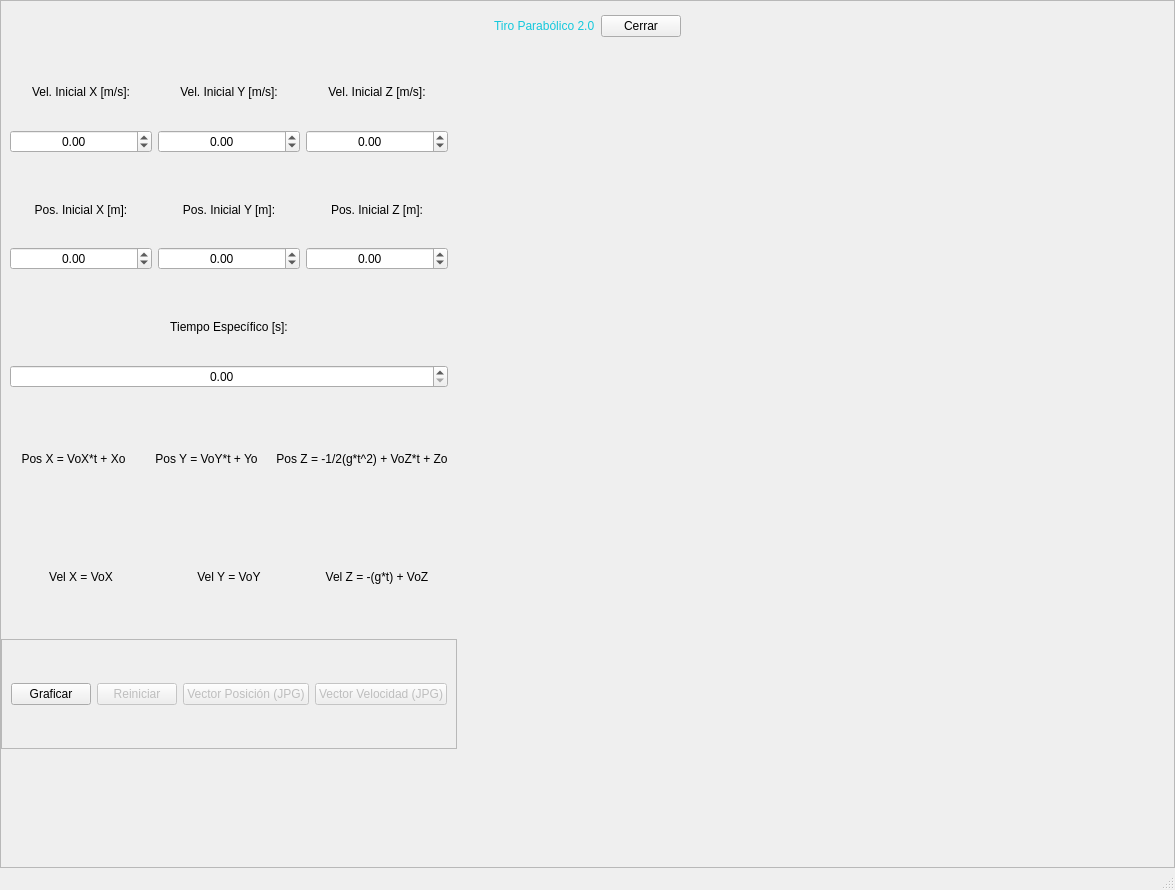
<?xml version="1.0" encoding="UTF-8"?>
<ui version="4.0">
 <class>MainWindow</class>
 <widget class="QMainWindow" name="MainWindow">
  <property name="geometry">
   <rect>
    <x>0</x>
    <y>0</y>
    <width>1175</width>
    <height>890</height>
   </rect>
  </property>
  <property name="windowTitle">
   <string>MainWindow</string>
  </property>
  <widget class="QWidget" name="centralwidget">
   <layout class="QHBoxLayout" name="horizontalLayout">
    <property name="spacing">
     <number>0</number>
    </property>
    <property name="leftMargin">
     <number>0</number>
    </property>
    <property name="topMargin">
     <number>0</number>
    </property>
    <property name="rightMargin">
     <number>0</number>
    </property>
    <property name="bottomMargin">
     <number>0</number>
    </property>
    <item>
     <widget class="QFrame" name="frame">
      <property name="frameShape">
       <enum>QFrame::StyledPanel</enum>
      </property>
      <property name="frameShadow">
       <enum>QFrame::Raised</enum>
      </property>
      <layout class="QVBoxLayout" name="verticalLayout" stretch="1,8">
       <property name="spacing">
        <number>0</number>
       </property>
       <property name="leftMargin">
        <number>0</number>
       </property>
       <property name="topMargin">
        <number>0</number>
       </property>
       <property name="rightMargin">
        <number>0</number>
       </property>
       <property name="bottomMargin">
        <number>0</number>
       </property>
       <item>
        <widget class="QWidget" name="widget" native="true">
         <property name="minimumSize">
          <size>
           <width>0</width>
           <height>0</height>
          </size>
         </property>
         <property name="maximumSize">
          <size>
           <width>16777215</width>
           <height>50</height>
          </size>
         </property>
         <property name="styleSheet">
          <string notr="true">QLabel{
font: 87 12pt &quot;Arial Black&quot;;
color: rgb(20, 200,220);
}</string>
         </property>
         <layout class="QHBoxLayout" name="horizontalLayout_2" stretch="0,0,0,0">
          <item>
           <spacer name="horizontalSpacer">
            <property name="orientation">
             <enum>Qt::Horizontal</enum>
            </property>
            <property name="sizeHint" stdset="0">
             <size>
              <width>405</width>
              <height>20</height>
             </size>
            </property>
           </spacer>
          </item>
          <item>
           <widget class="QLabel" name="label">
            <property name="text">
             <string>Tiro Parabólico 2.0</string>
            </property>
           </widget>
          </item>
          <item>
           <widget class="QPushButton" name="button_cerrar">
            <property name="styleSheet">
             <string notr="true">font: 10pt &quot;MS Shell Dlg 2&quot;;</string>
            </property>
            <property name="text">
             <string>Cerrar</string>
            </property>
           </widget>
          </item>
          <item>
           <spacer name="horizontalSpacer_2">
            <property name="orientation">
             <enum>Qt::Horizontal</enum>
            </property>
            <property name="sizeHint" stdset="0">
             <size>
              <width>405</width>
              <height>20</height>
             </size>
            </property>
           </spacer>
          </item>
         </layout>
        </widget>
       </item>
       <item>
        <widget class="QWidget" name="widget_2" native="true">
         <layout class="QHBoxLayout" name="horizontalLayout_3" stretch="3,5">
          <property name="spacing">
           <number>0</number>
          </property>
          <property name="leftMargin">
           <number>0</number>
          </property>
          <property name="topMargin">
           <number>0</number>
          </property>
          <property name="rightMargin">
           <number>0</number>
          </property>
          <property name="bottomMargin">
           <number>0</number>
          </property>
          <item>
           <widget class="QWidget" name="widget_3" native="true">
            <layout class="QVBoxLayout" name="verticalLayout_2">
             <property name="spacing">
              <number>7</number>
             </property>
             <property name="leftMargin">
              <number>0</number>
             </property>
             <property name="topMargin">
              <number>0</number>
             </property>
             <property name="rightMargin">
              <number>0</number>
             </property>
             <property name="bottomMargin">
              <number>0</number>
             </property>
             <item>
              <widget class="QWidget" name="widget_6" native="true">
               <property name="styleSheet">
                <string notr="true">font: 10pt &quot;MS Shell Dlg 2&quot;;</string>
               </property>
               <layout class="QGridLayout" name="gridLayout">
                <item row="3" column="0">
                 <widget class="QLabel" name="label_2">
                  <property name="text">
                   <string>Vel. Inicial X [m/s]:</string>
                  </property>
                  <property name="alignment">
                   <set>Qt::AlignCenter</set>
                  </property>
                 </widget>
                </item>
                <item row="4" column="1">
                 <widget class="QDoubleSpinBox" name="sbox_velY">
                  <property name="enabled">
                   <bool>true</bool>
                  </property>
                  <property name="alignment">
                   <set>Qt::AlignCenter</set>
                  </property>
                  <property name="minimum">
                   <double>-100000.000000000000000</double>
                  </property>
                  <property name="maximum">
                   <double>100000.000000000000000</double>
                  </property>
                  <property name="singleStep">
                   <double>1.000000000000000</double>
                  </property>
                 </widget>
                </item>
                <item row="3" column="1">
                 <widget class="QLabel" name="label_3">
                  <property name="text">
                   <string>Vel. Inicial Y [m/s]:</string>
                  </property>
                  <property name="alignment">
                   <set>Qt::AlignCenter</set>
                  </property>
                 </widget>
                </item>
                <item row="4" column="0">
                 <widget class="QDoubleSpinBox" name="sbox_velX">
                  <property name="enabled">
                   <bool>true</bool>
                  </property>
                  <property name="alignment">
                   <set>Qt::AlignCenter</set>
                  </property>
                  <property name="minimum">
                   <double>-100000.000000000000000</double>
                  </property>
                  <property name="maximum">
                   <double>100000.000000000000000</double>
                  </property>
                  <property name="singleStep">
                   <double>1.000000000000000</double>
                  </property>
                 </widget>
                </item>
                <item row="4" column="2">
                 <widget class="QDoubleSpinBox" name="sbox_velZ">
                  <property name="enabled">
                   <bool>true</bool>
                  </property>
                  <property name="alignment">
                   <set>Qt::AlignCenter</set>
                  </property>
                  <property name="minimum">
                   <double>-100000.000000000000000</double>
                  </property>
                  <property name="maximum">
                   <double>100000.000000000000000</double>
                  </property>
                  <property name="singleStep">
                   <double>1.000000000000000</double>
                  </property>
                 </widget>
                </item>
                <item row="3" column="2">
                 <widget class="QLabel" name="label_4">
                  <property name="text">
                   <string>Vel. Inicial Z [m/s]:</string>
                  </property>
                  <property name="alignment">
                   <set>Qt::AlignCenter</set>
                  </property>
                 </widget>
                </item>
               </layout>
              </widget>
             </item>
             <item>
              <widget class="QWidget" name="widget_7" native="true">
               <property name="styleSheet">
                <string notr="true">font: 10pt &quot;MS Shell Dlg 2&quot;;</string>
               </property>
               <layout class="QGridLayout" name="gridLayout_2">
                <item row="3" column="0">
                 <widget class="QDoubleSpinBox" name="sbox_posX">
                  <property name="enabled">
                   <bool>true</bool>
                  </property>
                  <property name="alignment">
                   <set>Qt::AlignCenter</set>
                  </property>
                  <property name="minimum">
                   <double>-100000.000000000000000</double>
                  </property>
                  <property name="maximum">
                   <double>100000.000000000000000</double>
                  </property>
                  <property name="singleStep">
                   <double>1.000000000000000</double>
                  </property>
                 </widget>
                </item>
                <item row="2" column="0">
                 <widget class="QLabel" name="label_5">
                  <property name="text">
                   <string>Pos. Inicial X [m]:</string>
                  </property>
                  <property name="alignment">
                   <set>Qt::AlignCenter</set>
                  </property>
                 </widget>
                </item>
                <item row="3" column="2">
                 <widget class="QDoubleSpinBox" name="sbox_posZ">
                  <property name="enabled">
                   <bool>true</bool>
                  </property>
                  <property name="alignment">
                   <set>Qt::AlignCenter</set>
                  </property>
                  <property name="minimum">
                   <double>-100000.000000000000000</double>
                  </property>
                  <property name="maximum">
                   <double>100000.000000000000000</double>
                  </property>
                  <property name="singleStep">
                   <double>1.000000000000000</double>
                  </property>
                 </widget>
                </item>
                <item row="3" column="1">
                 <widget class="QDoubleSpinBox" name="sbox_posY">
                  <property name="enabled">
                   <bool>true</bool>
                  </property>
                  <property name="alignment">
                   <set>Qt::AlignCenter</set>
                  </property>
                  <property name="minimum">
                   <double>-100000.000000000000000</double>
                  </property>
                  <property name="maximum">
                   <double>100000.000000000000000</double>
                  </property>
                  <property name="singleStep">
                   <double>1.000000000000000</double>
                  </property>
                 </widget>
                </item>
                <item row="2" column="1">
                 <widget class="QLabel" name="label_6">
                  <property name="text">
                   <string>Pos. Inicial Y [m]:</string>
                  </property>
                  <property name="alignment">
                   <set>Qt::AlignCenter</set>
                  </property>
                 </widget>
                </item>
                <item row="2" column="2">
                 <widget class="QLabel" name="label_7">
                  <property name="text">
                   <string>Pos. Inicial Z [m]:</string>
                  </property>
                  <property name="alignment">
                   <set>Qt::AlignCenter</set>
                  </property>
                 </widget>
                </item>
               </layout>
              </widget>
             </item>
             <item>
              <widget class="QWidget" name="widget_8" native="true">
               <property name="styleSheet">
                <string notr="true">font: 10pt &quot;MS Shell Dlg 2&quot;;</string>
               </property>
               <layout class="QVBoxLayout" name="verticalLayout_3">
                <item>
                 <widget class="QLabel" name="label_8">
                  <property name="text">
                   <string>Tiempo Específico [s]:</string>
                  </property>
                  <property name="alignment">
                   <set>Qt::AlignCenter</set>
                  </property>
                 </widget>
                </item>
                <item>
                 <widget class="QDoubleSpinBox" name="sbox_tiempo">
                  <property name="enabled">
                   <bool>true</bool>
                  </property>
                  <property name="alignment">
                   <set>Qt::AlignCenter</set>
                  </property>
                  <property name="maximum">
                   <double>1000000.000000000000000</double>
                  </property>
                  <property name="singleStep">
                   <double>0.100000000000000</double>
                  </property>
                 </widget>
                </item>
               </layout>
              </widget>
             </item>
             <item>
              <widget class="QWidget" name="widget_10" native="true">
               <property name="styleSheet">
                <string notr="true">font: 10pt &quot;MS Shell Dlg 2&quot;;</string>
               </property>
               <layout class="QHBoxLayout" name="horizontalLayout_4">
                <item>
                 <widget class="QLabel" name="label_12">
                  <property name="text">
                   <string>Pos X = VoX*t + Xo</string>
                  </property>
                  <property name="alignment">
                   <set>Qt::AlignCenter</set>
                  </property>
                 </widget>
                </item>
                <item>
                 <widget class="QLabel" name="label_13">
                  <property name="text">
                   <string>Pos Y = VoY*t + Yo</string>
                  </property>
                  <property name="alignment">
                   <set>Qt::AlignCenter</set>
                  </property>
                 </widget>
                </item>
                <item>
                 <widget class="QLabel" name="label_14">
                  <property name="text">
                   <string>Pos Z = -1/2(g*t^2) + VoZ*t + Zo</string>
                  </property>
                  <property name="alignment">
                   <set>Qt::AlignCenter</set>
                  </property>
                 </widget>
                </item>
               </layout>
              </widget>
             </item>
             <item>
              <widget class="QWidget" name="widget_11" native="true">
               <property name="styleSheet">
                <string notr="true">font: 10pt &quot;MS Shell Dlg 2&quot;;</string>
               </property>
               <layout class="QHBoxLayout" name="horizontalLayout_9">
                <item>
                 <widget class="QLabel" name="label_16">
                  <property name="text">
                   <string>Vel X = VoX</string>
                  </property>
                  <property name="alignment">
                   <set>Qt::AlignCenter</set>
                  </property>
                 </widget>
                </item>
                <item>
                 <widget class="QLabel" name="label_17">
                  <property name="text">
                   <string>Vel Y = VoY</string>
                  </property>
                  <property name="alignment">
                   <set>Qt::AlignCenter</set>
                  </property>
                 </widget>
                </item>
                <item>
                 <widget class="QLabel" name="label_18">
                  <property name="text">
                   <string>Vel Z = -(g*t) + VoZ</string>
                  </property>
                  <property name="alignment">
                   <set>Qt::AlignCenter</set>
                  </property>
                 </widget>
                </item>
               </layout>
              </widget>
             </item>
             <item>
              <widget class="QFrame" name="frame_2">
               <property name="styleSheet">
                <string notr="true">font: 10pt &quot;MS Shell Dlg 2&quot;;</string>
               </property>
               <property name="frameShape">
                <enum>QFrame::StyledPanel</enum>
               </property>
               <property name="frameShadow">
                <enum>QFrame::Raised</enum>
               </property>
               <layout class="QHBoxLayout" name="horizontalLayout_7">
                <item>
                 <widget class="QPushButton" name="button_graficar">
                  <property name="enabled">
                   <bool>true</bool>
                  </property>
                  <property name="text">
                   <string>Graficar</string>
                  </property>
                 </widget>
                </item>
                <item>
                 <widget class="QPushButton" name="button_reiniciar">
                  <property name="enabled">
                   <bool>false</bool>
                  </property>
                  <property name="text">
                   <string>Reiniciar</string>
                  </property>
                 </widget>
                </item>
                <item>
                 <widget class="QPushButton" name="button_pos">
                  <property name="enabled">
                   <bool>false</bool>
                  </property>
                  <property name="text">
                   <string>Vector Posición (JPG)</string>
                  </property>
                 </widget>
                </item>
                <item>
                 <widget class="QPushButton" name="button_vel">
                  <property name="enabled">
                   <bool>false</bool>
                  </property>
                  <property name="text">
                   <string>Vector Velocidad (JPG)</string>
                  </property>
                 </widget>
                </item>
               </layout>
              </widget>
             </item>
             <item>
              <widget class="QWidget" name="widget_5" native="true">
               <property name="styleSheet">
                <string notr="true">font: 10pt &quot;MS Shell Dlg 2&quot;;</string>
               </property>
               <layout class="QGridLayout" name="gridLayout_3">
                <item row="0" column="0">
                 <widget class="QLabel" name="label_posX">
                  <property name="text">
                   <string/>
                  </property>
                  <property name="alignment">
                   <set>Qt::AlignCenter</set>
                  </property>
                 </widget>
                </item>
                <item row="0" column="1">
                 <widget class="QLabel" name="label_velX">
                  <property name="text">
                   <string/>
                  </property>
                  <property name="alignment">
                   <set>Qt::AlignCenter</set>
                  </property>
                 </widget>
                </item>
                <item row="1" column="1">
                 <widget class="QLabel" name="label_velY">
                  <property name="text">
                   <string/>
                  </property>
                  <property name="alignment">
                   <set>Qt::AlignCenter</set>
                  </property>
                 </widget>
                </item>
                <item row="3" column="0">
                 <widget class="QLabel" name="label_posZ">
                  <property name="text">
                   <string/>
                  </property>
                  <property name="alignment">
                   <set>Qt::AlignCenter</set>
                  </property>
                 </widget>
                </item>
                <item row="3" column="1">
                 <widget class="QLabel" name="label_velZ">
                  <property name="text">
                   <string/>
                  </property>
                  <property name="alignment">
                   <set>Qt::AlignCenter</set>
                  </property>
                 </widget>
                </item>
                <item row="1" column="0">
                 <widget class="QLabel" name="label_posY">
                  <property name="text">
                   <string/>
                  </property>
                  <property name="alignment">
                   <set>Qt::AlignCenter</set>
                  </property>
                 </widget>
                </item>
               </layout>
              </widget>
             </item>
            </layout>
           </widget>
          </item>
          <item>
           <widget class="QWidget" name="widget_4" native="true">
            <layout class="QVBoxLayout" name="verticalLayout_5">
             <item>
              <layout class="QHBoxLayout" name="graf_vect_pos"/>
             </item>
             <item>
              <layout class="QHBoxLayout" name="graf_vect_vel"/>
             </item>
            </layout>
           </widget>
          </item>
         </layout>
        </widget>
       </item>
      </layout>
     </widget>
    </item>
   </layout>
  </widget>
  <widget class="QStatusBar" name="statusbar"/>
 </widget>
 <resources/>
 <connections/>
</ui>
